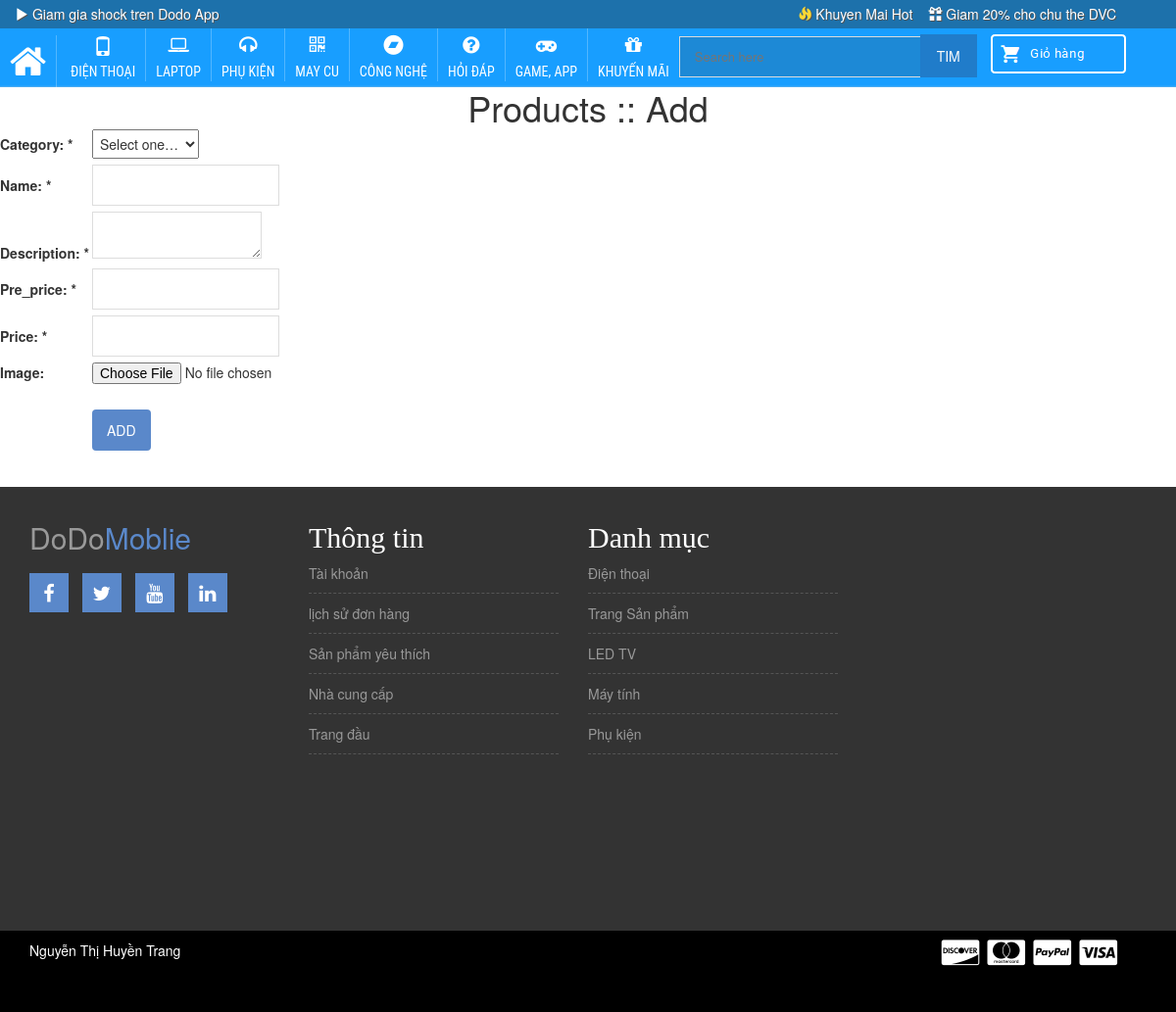
Page /admin/pages/products/add.php on the committed database.
### tables this page shows
CREATE TABLE `categories` (
  `id` int(11) NOT NULL,
  `name` varchar(255) NOT NULL,
  `parent_id` int(11) NOT NULL,
  `icon` varchar(255) DEFAULT NULL
);

### classes/Dbase.php (called while the page is built, shortened)
<?php
class Dbase {
	private $_host = "localhost";
	private $_user = "root";
	private $_password = "123456";
	private $_name = "qlda";
	private $_conndb = false;
	private function connect() {
		$this->_conndb = mysqli_connect($this->_host, $this->_user, $this->_password);
		if (!$this->_conndb) {
			die("Database connection failed:<br />" . mysqli_error());
		} else {
			$_select = mysqli_select_db($this ->_conndb,$this->_name
);
		}
		mysqli_set_charset($this->_conndb,"utf8" );
	}
	public function query($sql) {
		$result = mysqli_query($this->_conndb,$sql);
		return $result;
	}
	public function fetchAll($sql) {
		$result = $this->query($sql);
		$out = array();
		while($row = mysqli_fetch_assoc($result)) {
			$out[] = $row;
		}
		return $out;
	}
}

### classes/Application.php (called while the page is built, shortened)
<?php
class Application {
	public function __construct() {
		$this->db = new Dbase();
	}
}

### classes/Catalogue.php (called while the page is built, shortened)
<?php
class Catalogue extends Application {
	private $_table = 'categories';
	public function getCategories() {
		$sql = "SELECT * FROM `{$this->_table}`
				ORDER BY `id` ASC";
		return $this->db->fetchAll($sql);
	}
}

### classes/Url.php (called while the page is built, shortened)
<?php
class Url {
	public static function getParam($par) {
		return isset($_GET[$par]) && $_GET[$par] != "" ?
				$_GET[$par] : null;
	}
}

### classes/Helper.php (called while the page is built, shortened)
<?php
class Helper {
	public static function getActive($page = null) {
		if(!empty($page)) {
			if(is_array($page)) {
				$error = array();
				foreach($page as $key => $value) {
					if(Url::getParam($key) != $value) {
						array_push($error, $key);
					}
				}
				return empty($error) ? " class=\"act\"" : null;
			}
		}
		return $page == Url::cPage() ? " class=\"act\"" : null;
	}
	public static function encodeHTML($string, $case = 2) {
		switch($case) {
			case 2:
			$pattern = '<([a-zA-Z0-9\.\, "\'_\/\-\+~=;:\(\)?&#%![\]@]+)>';
			$textMatches = preg_split('/' . $pattern . '/', $string);
			$textSanitised = array();
			foreach($textMatches as $key => $value) {
				$textSanitised[$key] = htmlentities(html_entity_decode($value, ENT_QUOTES, 'UTF-8'), ENT_QUOTES, 'UTF-8');
			}
			foreach($textMatches as $key => $value) {
				$string = str_replace($value, $textSanitised[$key], $string);
			}
			return $string;
			break;
		}
	}
}

### classes/Form.php (called while the page is built, shortened)
<?php
class Form {
	public function isPost($field = null) {
		if (!empty($field)) {
			return false;
		} else {
			if (!empty($_POST)) {
				return true;
			}
			return false;
		}
	}
	public function stickyText($field, $value = null) {
		if ($this->isPost($field)) {
			return stripslashes($this->getPost($field));
		} else {
			return !empty($value) ? $value : null;
		}
	}
}

### admin/pages/products/add.php (the view, shortened to what this page needs)
<?php
$objForm = new Form();
$objCatalogue = new Catalogue();
$categories = $objCatalogue->getCategories();
require_once('template/_header.php');
?>
<h1>Products :: Add</h1>
<form action="" method="post" enctype="multipart/form-data">
	<table cellpadding="0" cellspacing="0" border="0" class="tbl_insert">
		<tr>
			<th><label for="category">Category: *</label></th>
			<td>
				<select name="category" id="category" class="sel">
					<option value="">Select one&hellip;</option>
				</select>
			</td>
		</tr>
		<tr>
			<th><label for="name">Name: *</label></th>
			<td>
				<input type="text" name="name" id="name"
					value="<?php echo $objForm->stickyText('name'); ?>" class="fld" />
			</td>
		</tr>
		<tr>
			<th><label for="description">Description: *</label></th>
			<td>
				<textarea name="description" id="description" cols="" rows=""
					class="tar_fixed"><?php echo $objForm->stickyText('description'); ?></textarea>
			</td>
		</tr>
			<tr>
			<th><label for="pre_price">Pre_price: *</label></th>
			<td>
				<input type="text" name="pre_price" id="pre_price"
					value="<?php echo $objForm->stickyText('pre_price'); ?>" class="fld_price" />
			</td>
		</tr>
		<tr>
			<th><label for="price">Price: *</label></th>
			<td>
				<input type="text" name="price" id="price"
					value="<?php echo $objForm->stickyText('price'); ?>" class="fld_price" />
			</td>
		</tr>
		<tr>
			<th><label for="image">Image:</label></th>
			<td>
				<input type="file" name="image" id="image" size="30" onchange="loadImage(event)"/>
			</td>
		</tr>
		<tr>
			<th>&nbsp;</th>
			<td>
				<label for="btn" class="sbm sbm_blue fl_l">
					<input type="submit" id="btn" class="btn" value="Add" />
				</label>
			</td>
		</tr>
	</table>
</form>
<?php require_once('template/_footer.php'); ?>

### template/_header.php (shortened to what this page needs)
<?php
$objCatalogue = new Catalogue();
$cats = $objCatalogue->getCategories();
?>
<!DOCTYPE html>
<html>
<head>
<link href="css/core1.css" rel="stylesheet" type="text/css" />
   <link rel="stylesheet" href="css/bootstrap.min.css">
    <link rel="stylesheet" href="css/font-awesome.min.css">
    <link rel="stylesheet" href="css/owl.carousel.css">
    <link rel="stylesheet" href="css/responsive.css">
<link rel="stylesheet" href="https://cdnjs.cloudflare.com/ajax/libs/font-awesome/4.7.0/css/font-awesome.min.css">
  <link rel="stylesheet" href="https://maxcdn.bootstrapcdn.com/bootstrap/3.3.7/css/bootstrap.min.css">
  <link rel="stylesheet" type="text/css" href="css/core.css">
</head>
<body>
<header class="header">
  <div class="header_top">
    <div class="container">
      <div class="row">
        <div id="discount">
          <a class="big-discount" href="#" title="Discount"> <span class="glyphicon glyphicon-play"> </span> Giam gia shock tren Dodo App</a>
        </div>
        <div id="personal_discount">
          <a class="personal-discount" href="#" title="Giam gia cho chu the"> <span class="glyphicon glyphicon-gift"></span> Giam 20% cho chu the DVC </a>
        </div>
        <div id="promote">
          <a class="hot-discount" href="#" title="Khuyen Mai Hot"> <span style="color: #fdd835" class="glyphicon glyphicon-fire"></span> Khuyen Mai Hot </a>
        </div>
      </div>
    </div>
  </div>
  <div class="header_bottom" style="top: 0px; left: 0px; right: 0px; position: relative; z-index: 1030;">
    <div class="">
      <div class="">
        <div id="menu">
            <ul>
                        <li id="home"> <a href="/" ><i class="fa fa-home"></i> </a></li>
              <?php
              foreach($cats as $cat){
                        echo "<li id=\" home \" ><a href=\"/?page=catalogue&amp;category=".$cat['id']."\"";
                        echo Helper::getActive(array('category' => $cat['id']));
                        echo "> <i class=\" ".$cat['icon']." \" > </i>";
                        echo Helper::encodeHtml($cat['name']);
                        echo "</a></li>";
                 }
           ?>
            </ul>
        </div>
        <div id="searchbox">
          <form id="box" action="" >
                         <input id="search" type="text" placeholder="Search here ">
                         <input id="submit" type="submit" value="Tim">
                     </form>
        </div>
        <div class="cart_outside" >
        <?php
          echo '<a href="/?page=orders"> <img class="fa fa-shopping-cart" src="css/giohang.png"> </img></a>';
          ?>
        </div>
        </div>
      </div>
    </div>
</header>

### css/core1.css (style rules this page uses)
.catalogue_wrapper img,.tbl_repeat,.tbl_insert { margin-bottom:14px }
.tbl_insert td,.fld,.fld_price,.sel,.tar,.tar_fixed { padding:3px }
img { max-width: 100%; height: auto; }
input[type="text"], input[type="password"], input[type="email"], textarea { border: 1px solid #ddd; padding: 10px; }
input[type="submit"], button[type=submit] { background: none repeat scroll 0 0 #5a88ca; border: medium none; color: #fff; padding: 11px 20px; text-transform: uppercase; }

### css/responsive.css (style rules this page uses)
@media only screen and (min-width: 992px) and (max-width: 1280px) { input[type="submit"], button[type="submit"] { padding: 11px 15px; } }

### css/core.css (style rules this page uses)
body, div, span, applet, object, iframe, h1, h2, h3, h4, h5, h6, p, blockquote, pre, a, abbr, acronym, address, big, cite, code, del, dfn, em, img, ins, kbd, q, s, samp, small, strike, strong, sub, sup, tt, var, b, u, i, center, dl, dt, dd, ol, ul, li, fieldset, form, label, legend, table, caption, tbody, tfoot, thead, tr, th, td, article, aside, canvas, details, embed, figure, figcaption, footer, header, hgroup, menu, nav, output, ruby, section, summary, time, mark, audio, video { margin:0; padding: 0;border: 0;vertical-align: baseline; }
.container { margin-left: auto; margin-right: auto; padding-left: 15px; padding-right: 15px }
.row { margin-left: -15px;margin-right:15px }
a { text-decoration:none; color:#fff; transition: all 0.3s ease-in-out 0;-webkit-transtion: all 0.3s ease-in-out 0s; -ms-transtion: all 0.3s ease-in-out 0s }
header { font-family:"Helveticaneue","sans-serif";position: relative;overflow-x: hidden; }
.header_top { min-height: 28.6px; background: #1d71ab;display: block;line-height: 28.6px }
#discount,#promote,#personal_discount { line-height: 28px;height: 28px; margin-bottom: -1px;text-shadow: 1px 1px #555555 }
#personal_discount a,#promote a,#discount a { font-size: 14px;color: #fff }
#discount { float: left;min-width: 200px }
#personal_discount,#promote { float: right;display: inline-block;padding: 0 16px 0 0 }
.header_bottom { min-height: 60px;background-color: #189eff;display:block; box-shadow: 0px -2px 2px -2px #d1d1d1 inset }
#menu { min-width: 600px; float: left; display: inline-block; }
#menu ul li { display: inline-block;padding: 0px 10px;border-right: 1px solid rgba(255,255,255,0.25); }
#menu ul li:last-child { border-right: none; }
#menu ul li a { vertical-align: middle; color: : black; font-size: 14px; font-family: "Roboto Condensed",sans-serif; text-transform: uppercase; }
#menu ul li i { font-size: 20px;display: block; line-height: 1;margin-top: 7px;margin-bottom: 5px;text-align: center; }
#menu ul li:first-child i { font-size: 40px;margin-bottom: 7px }
#searchbox { float: left; }
#searchbox form { line-height: 40px;padding-top: 6px }
#search { width: 250px; padding: 0px 15px; background-color: rgba(50,50,50,0.2);border: 1px solid #dbdbdb;color: #fff ;font-size: 13px }
#submit { position: relative;padding: 0px 15px; left: -8px; border:2px solid #207cca; background-color: #207cca;color: #fafafa }
.fl_l { text-align: center; }
body h1 { text-align: center; }

### rows in the picture
categories: name "ĐIỆN THOẠI"
categories: name "LAPTOP"
categories: name "PHỤ KIỆN"
categories: name "MAY CU"
categories: name "CÔNG NGHỆ"
categories: name "HỎI ĐÁP"
categories: name "GAME, APP"
categories: name "KHUYẾN MÃI"
